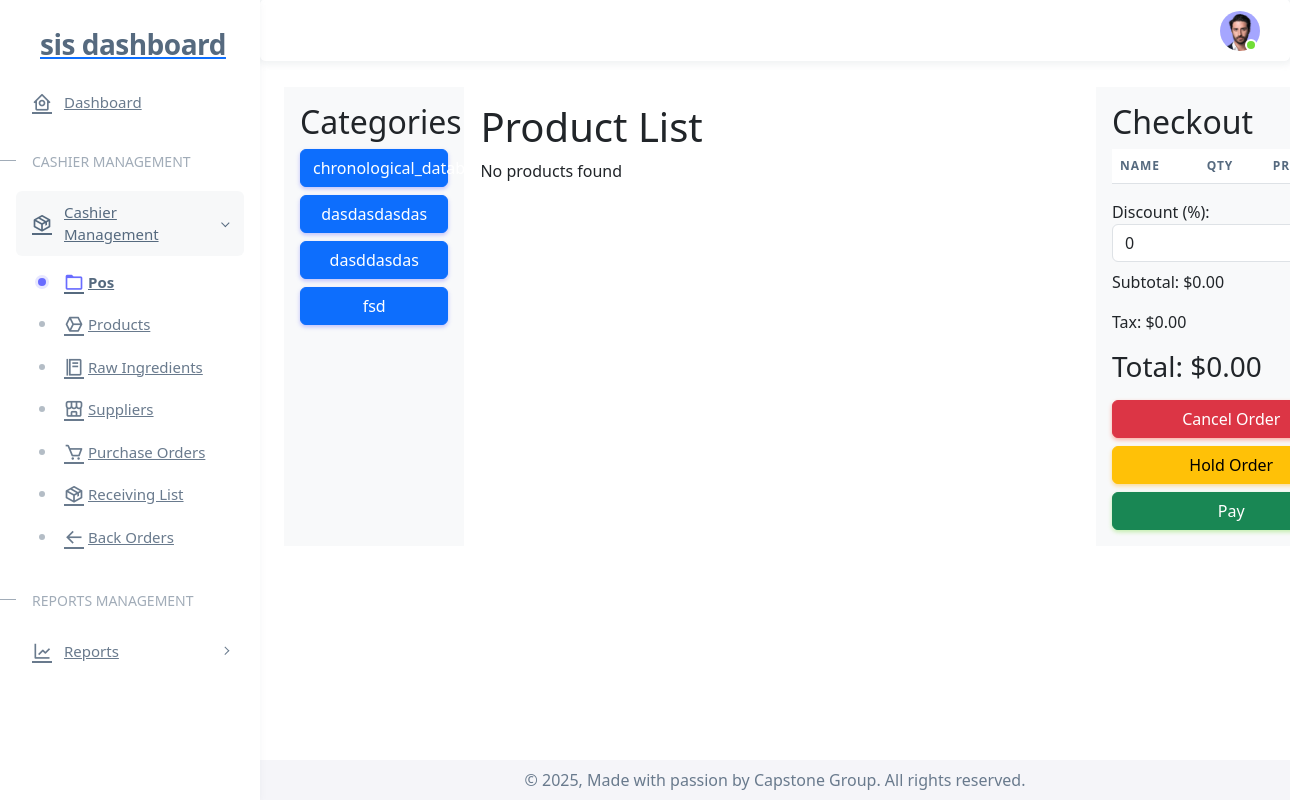
Page /cashier/index_admin.php?page=pos on the earlier database version.
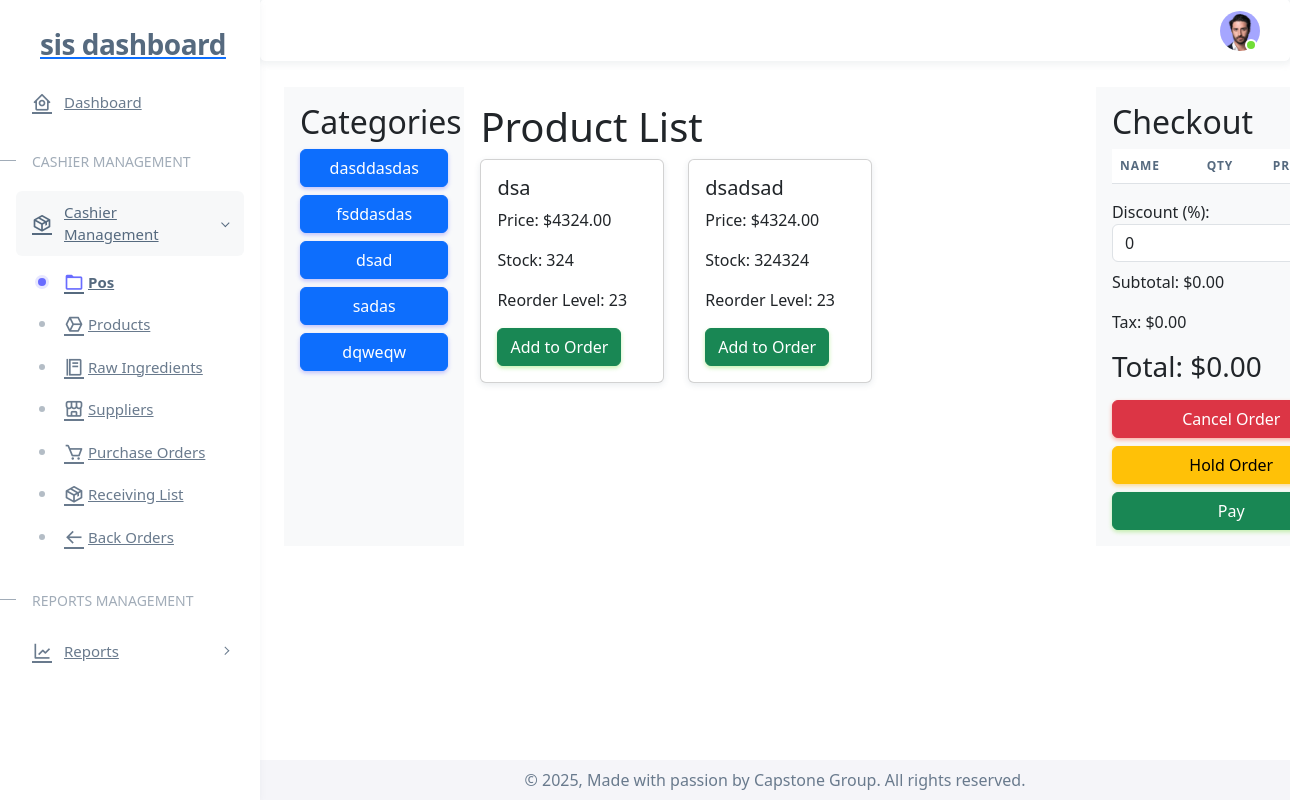
Same page on the later database version.
### tables this page shows
CREATE TABLE `tbl_categories` (
  `category_id` int(11) NOT NULL,
  `category_name` varchar(255) NOT NULL,
  `category_description` text DEFAULT NULL,
  `created_at` timestamp NOT NULL DEFAULT current_timestamp(),
  `updated_at` timestamp NOT NULL DEFAULT current_timestamp() ON UPDATE current_timestamp()
);

CREATE TABLE `tbl_products` (
  `product_id` int(11) NOT NULL,
  `product_name` varchar(255) NOT NULL,
  `product_selling_price` decimal(10,2) DEFAULT NULL,
  `product_stock_quantity` int(11) DEFAULT 0,
  `product_reorder_level` int(11) DEFAULT 0,
  `category_id` int(11) DEFAULT NULL,
  `product_created_at` timestamp NOT NULL DEFAULT current_timestamp(),
  `employee_id` int(11) DEFAULT NULL
);

### cashier/pages/pos.php (the view, shortened to what this page needs)
<link href="https://cdn.jsdelivr.net/npm/bootstrap@5.3.0/dist/css/bootstrap.min.css" rel="stylesheet">
<div class="container-fluid d-flex" style="max-width: 120vw; width: 110%; margin: 0 auto;">
    <div class="col-md-2 bg-light p-3">
        <h2>Categories</h2>
        <?php
        require('./includes/connection.php');
        $category_sql = "SELECT category_id, category_name FROM tbl_categories ORDER BY category_id ASC";
        $category_result = $conn->query($category_sql);
        if ($category_result->num_rows > 0) {
            while ($category = $category_result->fetch_assoc()) {
                echo "<button class='btn btn-primary w-100 mb-2'>" . $category["category_name"] . "</button>";
            }
        } else {
            echo "<p>No categories found</p>";
        }
        ?>
    </div>
    <div class="col-md-7 p-3">
        <h1>Product List</h1>
        <div class="row">
            <?php
            $product_sql = "SELECT product_id, product_name, product_selling_price, product_stock_quantity, product_reorder_level FROM tbl_products";
            $product_result = $conn->query($product_sql);
            if ($product_result->num_rows > 0) {
                while ($row = $product_result->fetch_assoc()) {
                    echo "<div class='col-md-4 mb-3'>";
                    echo "<div class='card'>";
                    echo "<div class='card-body'>";
                    echo "<h5 class='card-title'>" . $row["product_name"] . "</h5>";
                    echo "<p class='card-text'>Price: $" . $row["product_selling_price"] . "</p>";
                    echo "<p class='card-text stock' id='stock-" . $row["product_id"] . "'>Stock: " . $row["product_stock_quantity"] . "</p>";
                    echo "<p class='card-text'>Reorder Level: " . $row["product_reorder_level"] . "</p>";
                    echo "<button class='btn btn-success' onclick='addToCheckout(" . $row["product_id"] . ")'>Add to Order</button>";
                    echo "</div></div></div>";
                }
            } else {
                echo "<p>No products found</p>";
            }
            ?>
        </div>
    </div>
    <div class="col-md-3 p-3 bg-light">
        <h2>Checkout</h2>
        <table class="table">
            <thead>
                <tr>
                    <th>Name</th>
                    <th>Qty</th>
                    <th>Price</th>
                </tr>
            </thead>
        </table>
        <div class="totals">
            <div class="mb-2">
                <label>Discount (%):</label>
                <input type="number" id="discount" class="form-control" value="0" onchange="updateTotal()">
            </div>
            <p>Subtotal: <span id="subtotal">$0.00</span></p>
            <p>Tax: <span id="tax">$0.00</span></p>
            <h3>Total: <span id="total">$0.00</span></h3>
        </div>
        <div class="actions mt-3">
    <button class="btn btn-danger w-100 mb-2" onclick="cancelOrder()">Cancel Order</button>
    <button class="btn btn-warning w-100 mb-2" onclick="holdOrder()">Hold Order</button>
    <button class="btn btn-success w-100" onclick="payOrder()">Pay</button>
    </div>
    </div>
</div>

### cashier/index_admin.php (shortened to what this page needs)
<!DOCTYPE html>
<?php include 'includes/tophead.php'; ?>
  <body>
  <div class="layout-wrapper layout-content-navbar">
      <div class="layout-container">
      <?php include 'includes/sidebar.php'; ?>
      <div class="layout-page">
        <?php include 'includes/topnavbar.php'; ?>
        <div class="content-wrapper">
              <div class="container-xxl flex-grow-1 container-p-y">
                  <?php
                  $page = isset($_GET['page']) ? $_GET['page'] : 'dashboard';
                  switch ($page) {
                      case 'pos':
                        include 'pages/pos.php';
                          break;
                  }
                  ?>
              </div>
              <?php include 'includes/footer.php'; ?>
          </div>
        </div>
      </div>
  </div>
  </body>
</html>

### cashier/includes/tophead.php (shortened to what this page needs)
<head>
    <link rel="stylesheet" href="assets/vendor/fonts/boxicons.css" />
     <link rel="stylesheet" href="assets/vendor/css/core.css" class="template-customizer-core-css" />
    <link rel="stylesheet" href="assets/vendor/css/theme-default.css" class="template-customizer-theme-css" />
    <link rel="stylesheet" href="assets/css/demo.css" />
    <link rel="stylesheet" href="assets/vendor/libs/perfect-scrollbar/perfect-scrollbar.css" />
    <link rel="stylesheet" href="assets/vendor/libs/apex-charts/apex-charts.css" />
  </head>

### cashier/includes/sidebar.php (shortened to what this page needs)
<aside id="layout-menu" class="layout-menu menu-vertical menu bg-menu-theme">
  <div class="app-brand demo">
    <a href="index_admin.php" class="app-brand-link">
      <span class="app-brand-text demo menu-text fw-bolder ms-2">SIS DASHBOARD</span>
    </a>
  </div>
  <ul class="menu-inner py-1">
    <li class="menu-item <?php echo (isset($_GET['page']) && $_GET['page'] == 'dashboard') ? 'active' : ''; ?>">
      <a href="index_admin.php?page=dashboard" class="menu-link">
        <i class="menu-icon tf-icons bx bx-home-circle"></i>
        <div>Dashboard</div>
      </a>
    </li>
    <li class="menu-header small text-uppercase"><span class="menu-header-text">Cashier Management</span></li>
    <li class="menu-item <?php echo (isset($_GET['page']) && in_array($_GET['page'], ['pos', 'products', 'raw_ingredients', 'suppliers', 'purchase_orders', 'receiving_list', 'back_orders'])) ? 'open' : ''; ?>">
      <a href="javascript:void(0);" class="menu-link menu-toggle">
        <i class="menu-icon tf-icons bx bx-package"></i>
        <div>Cashier Management</div>
      </a>
      <ul class="menu-sub">
        <li class="menu-item <?php echo (isset($_GET['page']) && $_GET['page'] == 'pos') ? 'active' : ''; ?>">
          <a href="index_admin.php?page=pos" class="menu-link">
            <i class="menu-icon tf-icons bx bx-folder"></i>
            <div>Pos</div>
          </a>
        </li>
        <li class="menu-item <?php echo (isset($_GET['page']) && $_GET['page'] == 'products') ? 'active' : ''; ?>">
          <a href="index_admin.php?page=products" class="menu-link">
            <i class="menu-icon tf-icons bx bx-cube-alt"></i>
            <div>Products</div>
          </a>
        </li>
        <li class="menu-item <?php echo (isset($_GET['page']) && $_GET['page'] == 'raw_ingredients') ? 'active' : ''; ?>">
          <a href="index_admin.php?page=raw_ingredients" class="menu-link">
            <i class="menu-icon tf-icons bx bx-food-menu"></i>
            <div>Raw Ingredients</div>
          </a>
        </li>
        <li class="menu-item <?php echo (isset($_GET['page']) && $_GET['page'] == 'suppliers') ? 'active' : ''; ?>">
          <a href="index_admin.php?page=suppliers" class="menu-link">
            <i class="menu-icon tf-icons bx bx-store-alt"></i>
            <div>Suppliers</div>
          </a>
        </li>
        <li class="menu-item <?php echo (isset($_GET['page']) && $_GET['page'] == 'purchase_orders') ? 'active' : ''; ?>">
          <a href="index_admin.php?page=purchase_orders" class="menu-link">
            <i class="menu-icon tf-icons bx bx-cart"></i>
            <div>Purchase Orders</div>
          </a>
        </li>
        <li class="menu-item <?php echo (isset($_GET['page']) && $_GET['page'] == 'receiving_list') ? 'active' : ''; ?>">
          <a href="index_admin.php?page=receiving_list" class="menu-link">
            <i class="menu-icon tf-icons bx bx-package"></i>
            <div>Receiving List</div>
          </a>
        </li>
        <li class="menu-item <?php echo (isset($_GET['page']) && $_GET['page'] == 'back_orders') ? 'active' : ''; ?>">
          <a href="index_admin.php?page=back_orders" class="menu-link">
            <i class="menu-icon tf-icons bx bx-arrow-back"></i>
            <div>Back Orders</div>
          </a>
        </li>
      </ul>
    </li>
    <li class="menu-header small text-uppercase"><span class="menu-header-text">Reports Management</span></li>
    <li class="menu-item <?php echo (isset($_GET['page']) && in_array($_GET['page'], ['inventory_reports', 'sales_reports', 'order_reports', 'supplier_reports', 'back_order_reports', 'raw_ingredients_reports'])) ? 'open' : ''; ?>">
      <a href="javascript:void(0);" class="menu-link menu-toggle">
        <i class="menu-icon tf-icons bx bx-line-chart"></i>
        <div>Reports</div>
      </a>
    </li>
  </ul>
</aside>

### cashier/includes/topnavbar.php (shortened to what this page needs)
<nav class="layout-navbar navbar navbar-expand-xl navbar-detached align-items-center bg-navbar-theme" id="layout-navbar" style="width: 100%; max-width: 100%; margin-top: -1.3px;">
            <div class="navbar-nav-right d-flex align-items-center" id="navbar-collapse">
              <ul class="navbar-nav flex-row align-items-center ms-auto">
                <li class="nav-item navbar-dropdown dropdown-user dropdown">
                  <a class="nav-link dropdown-toggle hide-arrow" href="javascript:void(0);" data-bs-toggle="dropdown">
                    <div class="avatar avatar-online">
                      <img src="assets/img/avatars/1.png" alt class="w-px-40 h-auto rounded-circle" />
                    </div>
                  </a>
                    </li>
                  </ul>
            </div>
    </nav>

### cashier/includes/footer.php
<footer class="content-footer footer bg-footer-theme">
            <div class="container-xxl d-flex flex-wrap justify-content-center py-2 flex-md-row flex-column">
              <div class="mb-2 mb-md-0 text-center">
                <p class="mb-0">&copy; 2025, Made with passion by Capstone Group. All rights reserved.</p>
              </div>
            </div>
          </footer>

### cashier/assets/css/demo.css (style rules this page uses)
.menu .app-brand.demo { height: 64px; margin-top: 12px; }
.app-brand-text.demo { font-size: 1.75rem; letter-spacing: -0.5px; text-transform: lowercase; }

Differences in the rows shown:
removed tbl_categories: category_name "chronological_database_sis"
removed tbl_categories: category_name "dasdasdasdas"
changed tbl_categories: category_name "fsd" → "fsddasdas"
added tbl_categories: category_name "dsad"
added tbl_categories: category_name "sadas"
added tbl_categories: category_name "dqweqw"
added tbl_products: product_name "dsa", product_selling_price "4324.00", product_stock_quantity "324", product_reorder_level "23"
added tbl_products: product_name "dsadsad", product_selling_price "4324.00", product_stock_quantity "324324", product_reorder_level "23"
Other differences:
text no longer shown: "No products found"
